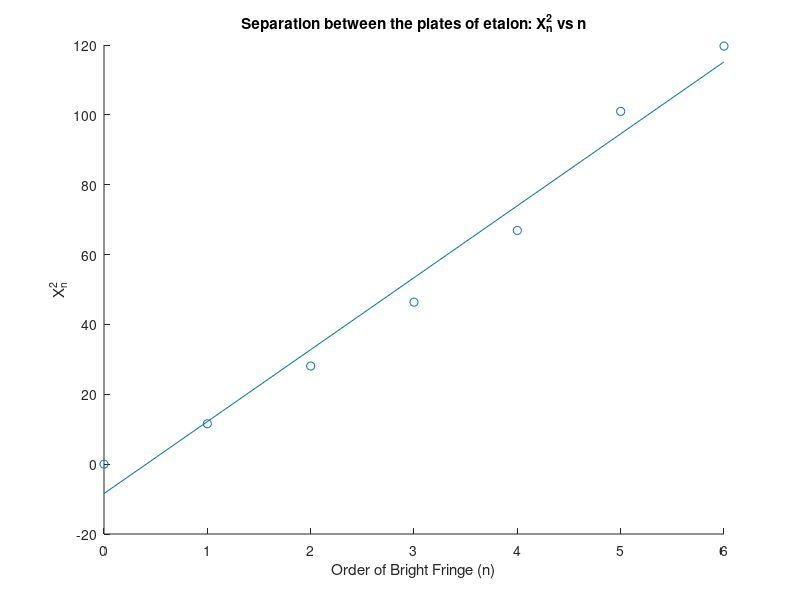
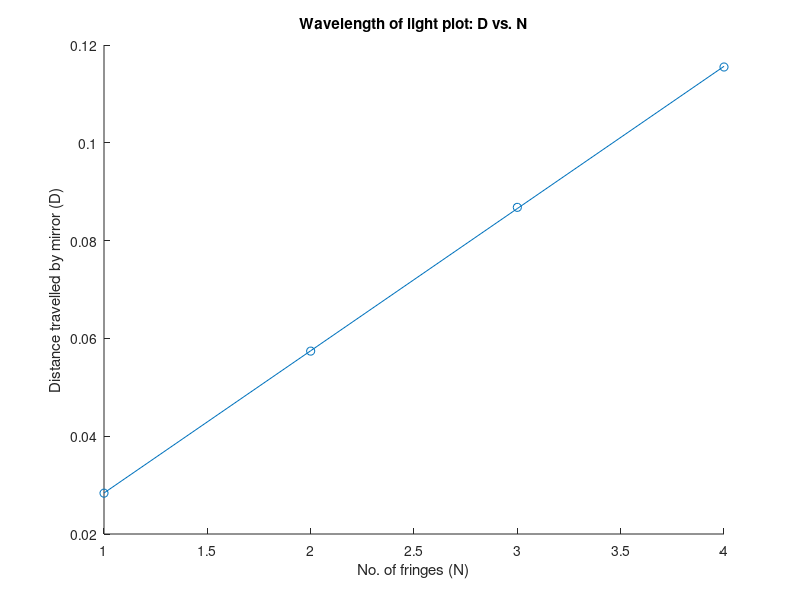

Source code (MATLAB) for these figures, in order:
clear
clc
A=[13.27 9.87 7.97 6.46 5.09 3.22 2.33];
A=A-13.27;
A=A.^2;
B=0:6;
p=polyfit(B,A,1);
hold on
scatter(B,A)
plot(B,polyval(p,B))
hold off
err=sum((A-polyval(p,B)).^2);
xlabel('Order of Bright Fringe (n)')
ylabel('X_n^2')
title('Separation between the plates of etalon: X_n^2 vs n')

figure()
x=1:4;
y=0.035*[0.81 1.64 2.48 3.3];
p1=polyfit(x,y,1);
hold on
scatter(x,y)
plot(x,polyval(p1,x))
hold off
err1=sum((y-polyval(p1,y)).^2);
xlabel('No. of fringes (N)')
ylabel('Distance travelled by mirror (D)')
title('Wavelength of light plot: D vs. N')